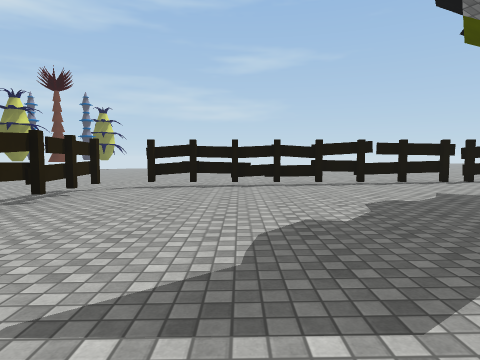
view 1 (above)

13 first-person views from a walk through a scene from a Unity 3-D project. The camera is 1.3 m above the floor, tilts 4° down and sees 75° across. The floor is counted in squares, 2 m on a side. Each view is taken from the middle of a square. On the plan, view 1 faces up. The plan holds only what a view shows up to about 10 squares ahead; the rest is blank. The place goes on beyond the plan. Some animated figures are not drawn. Surface patterns are stand-ins for the level's own textures.

view 2
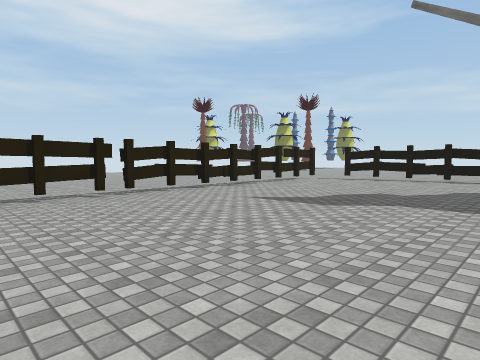

view 3
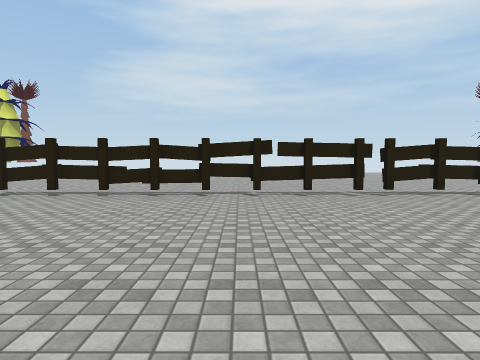

view 4
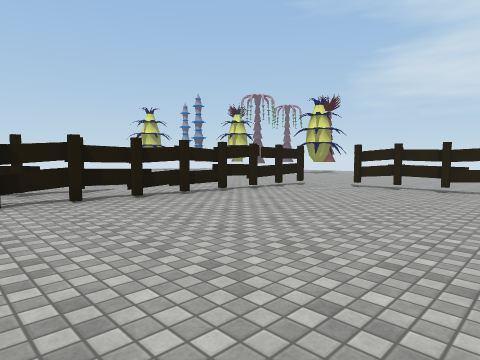

view 5
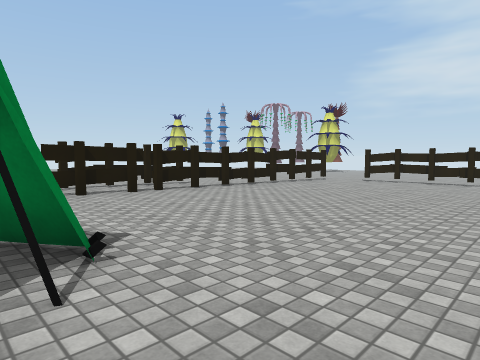

view 6
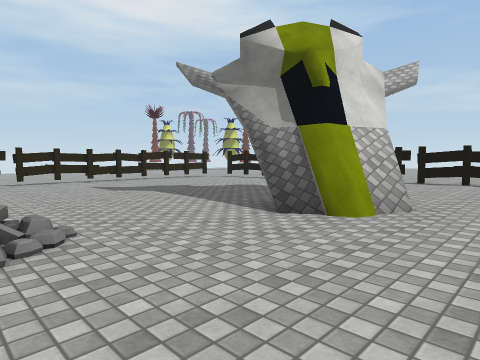

view 7
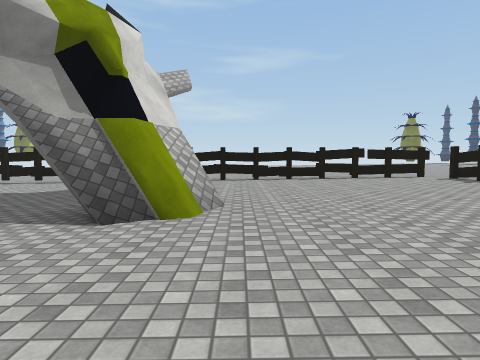

view 8
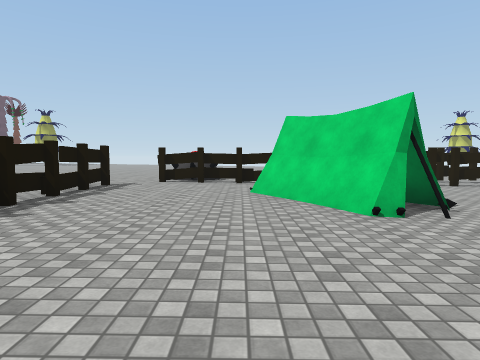

view 9
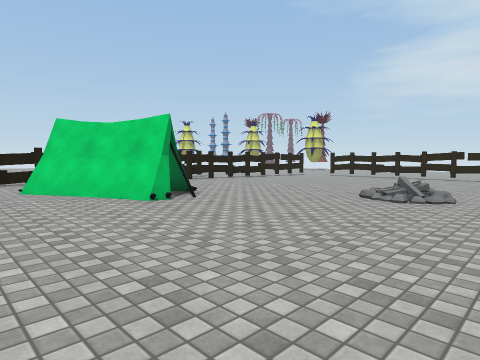

view 10
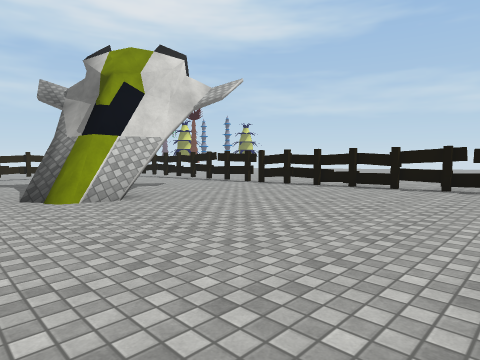

view 11
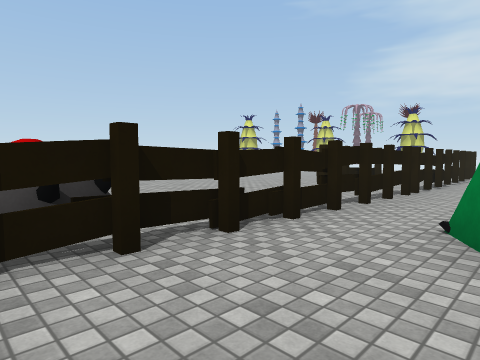

view 12
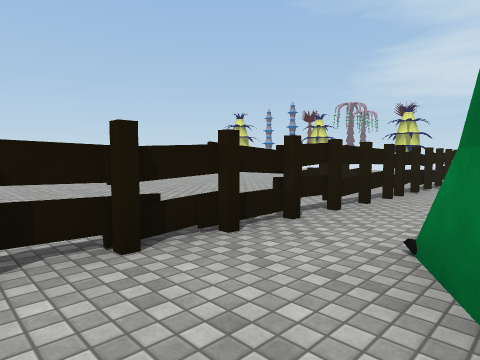

view 13
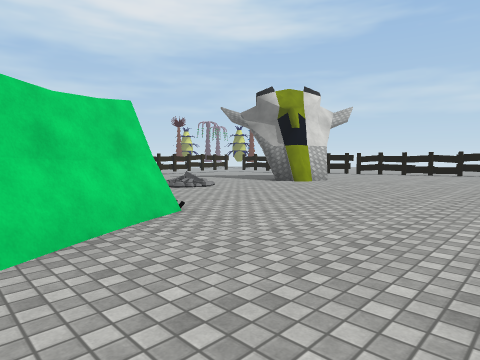

### Floor plan
Key: @ floor where view 1 was taken; # wall or solid block; x gap in a wall; . main floor; : floor 0.25 m higher than the main floor; - floor 0.25 m lower than the main floor; _ floor 0.5 m lower than the main floor; = window, fence, low wall or low ledge; T thing the floor can be seen under or through; E tent; O other object.
Columns run from 8 left of view 1 to 12 right of it. Each row starts with its distance up from view 1.
  8    __-#===#==########
  7    __T-------........
  6    __T-------.......:
  5     _T-------.......:
  4  __ _T-------.......:
  3  ____T-------.#.....:
  2  ____T------.#=.....:
  1  ____T------........:
  0 _____x--@---........:
 -1 _____#------........
 -2  ____=------.=......
 -3  ___-#------........:
 -4  ___-=------........:
 -5  ___-=------....E...:
 -6  ___-=------....EE..:
 -7  ___-=------.... E..:
 -8  ___--------........:
 -9  ___--===TTTTxTTTTTTT
-10      -------.... ..OO
-11       -----####    O
-12           --.....
-13             .......
-14             .......
-15              ......
-16               .....

Where each view was taken, in squares from view 1:
view 1: 0 up, 0 right, facing up
view 2: 3 down, 3 right, facing up-left
view 3: 3 down, 3 right, facing left
view 4: 4 down, 5 right, facing down-left
view 5: 3 down, 8 right, facing down-left
view 6: 2 down, 8 right, facing up-left
view 7: 2 down, 7 right, facing up
view 8: 1 down, 10 right, facing down
view 9: 0 up, 11 right, facing down-left
view 10: 0 up, 12 right, facing up-left
view 11: 7 down, 12 right, facing down-left
view 12: 7 down, 11 right, facing down-left
view 13: 7 down, 12 right, facing up-left
